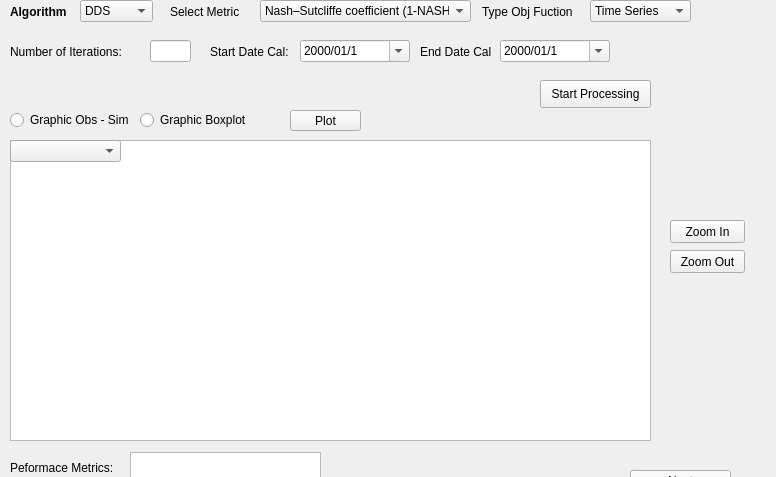
            <widget class="QWidget" name="Step4">
             <property name="geometry">
              <rect>
               <x>0</x>
               <y>0</y>
               <width>776</width>
               <height>477</height>
              </rect>
             </property>
             <attribute name="label">
              <string>Step 4 - Sediment Calibration</string>
             </attribute>
             <widget class="QComboBox" name="Tipo_Funcion_S">
              <property name="geometry">
               <rect>
                <x>590</x>
                <y>0</y>
                <width>101</width>
                <height>22</height>
               </rect>
              </property>
              <item>
               <property name="text">
                <string>Time Series</string>
               </property>
              </item>
              <item>
               <property name="text">
                <string>t-Student</string>
               </property>
              </item>
             </widget>
             <widget class="QComboBox" name="Algorithm_S">
              <property name="geometry">
               <rect>
                <x>80</x>
                <y>0</y>
                <width>73</width>
                <height>22</height>
               </rect>
              </property>
              <item>
               <property name="text">
                <string>DDS</string>
               </property>
              </item>
              <item>
               <property name="text">
                <string>LHS</string>
               </property>
              </item>
              <item>
               <property name="text">
                <string>SCE</string>
               </property>
              </item>
             </widget>
             <widget class="QLabel" name="label_19">
              <property name="geometry">
               <rect>
                <x>210</x>
                <y>44</y>
                <width>141</width>
                <height>16</height>
               </rect>
              </property>
              <property name="text">
               <string>&lt;html&gt;&lt;head/&gt;&lt;body&gt;&lt;p&gt;Start Date Cal:&lt;/p&gt;&lt;/body&gt;&lt;/html&gt;</string>
              </property>
             </widget>
             <widget class="QPlainTextEdit" name="Peformance_S">
              <property name="geometry">
               <rect>
                <x>130</x>
                <y>452</y>
                <width>191</width>
                <height>31</height>
               </rect>
              </property>
             </widget>
             <widget class="QLabel" name="label_124">
              <property name="geometry">
               <rect>
                <x>10</x>
                <y>460</y>
                <width>181</width>
                <height>16</height>
               </rect>
              </property>
              <property name="text">
               <string>&lt;html&gt;&lt;head/&gt;&lt;body&gt;&lt;p&gt;&lt;span style=&quot; font-size:9pt;&quot;&gt;Peformace Metrics:&lt;/span&gt;&lt;/p&gt;&lt;/body&gt;&lt;/html&gt;</string>
              </property>
             </widget>
             <widget class="QComboBox" name="Metricas_S">
              <property name="geometry">
               <rect>
                <x>260</x>
                <y>0</y>
                <width>211</width>
                <height>22</height>
               </rect>
              </property>
              <item>
               <property name="text">
                <string>Nash–Sutcliffe coefficient (1-NASH)</string>
               </property>
              </item>
              <item>
               <property name="text">
                <string>Index of agreement</string>
               </property>
              </item>
              <item>
               <property name="text">
                <string>Normalized absolute error</string>
               </property>
              </item>
              <item>
               <property name="text">
                <string>Correlation Coefficient</string>
               </property>
              </item>
              <item>
               <property name="text">
                <string>Coefficient of Determination</string>
               </property>
              </item>
              <item>
               <property name="text">
                <string>Mean Squared Error</string>
               </property>
              </item>
              <item>
               <property name="text">
                <string>Root Mean Squared Error</string>
               </property>
              </item>
              <item>
               <property name="text">
                <string>Mean Absolute Error</string>
               </property>
              </item>
              <item>
               <property name="text">
                <string>Relative Root Mean Squared Error</string>
               </property>
              </item>
              <item>
               <property name="text">
                <string>Composite function (NASH - IA - EAN)</string>
               </property>
              </item>
             </widget>
             <widget class="QRadioButton" name="Plot_sim_obs_S">
              <property name="geometry">
               <rect>
                <x>10</x>
                <y>110</y>
                <width>141</width>
                <height>20</height>
               </rect>
              </property>
              <property name="text">
               <string>Graphic Obs - Sim</string>
              </property>
             </widget>
             <widget class="QDateEdit" name="end_date_S">
              <property name="geometry">
               <rect>
                <x>500</x>
                <y>40</y>
                <width>110</width>
                <height>22</height>
               </rect>
              </property>
              <property name="currentSection">
               <enum>QDateTimeEdit::YearSection</enum>
              </property>
              <property name="displayFormat">
               <string>yyyy/MM/d</string>
              </property>
              <property name="calendarPopup">
               <bool>true</bool>
              </property>
              <property name="timeSpec">
               <enum>Qt::LocalTime</enum>
              </property>
             </widget>
             <widget class="QLabel" name="label_48">
              <property name="geometry">
               <rect>
                <x>10</x>
                <y>4</y>
                <width>61</width>
                <height>16</height>
               </rect>
              </property>
              <property name="text">
               <string>&lt;html&gt;&lt;head/&gt;&lt;body&gt;&lt;p&gt;&lt;span style=&quot; font-size:9pt; font-weight:600;&quot;&gt;Algorithm&lt;/span&gt;&lt;/p&gt;&lt;/body&gt;&lt;/html&gt;</string>
              </property>
             </widget>
             <widget class="QLabel" name="label_51">
              <property name="geometry">
               <rect>
                <x>482</x>
                <y>4</y>
                <width>121</width>
                <height>16</height>
               </rect>
              </property>
              <property name="text">
               <string>&lt;html&gt;&lt;head/&gt;&lt;body&gt;&lt;p&gt;&lt;span style=&quot; font-size:9pt;&quot;&gt;Type Obj Fuction&lt;/span&gt;&lt;/p&gt;&lt;/body&gt;&lt;/html&gt;</string>
              </property>
             </widget>
             <widget class="QPushButton" name="Plot_G_S">
              <property name="geometry">
               <rect>
                <x>290</x>
                <y>110</y>
                <width>71</width>
                <height>21</height>
               </rect>
              </property>
              <property name="text">
               <string>Plot</string>
              </property>
             </widget>
             <widget class="QPushButton" name="Next_Step_4">
              <property name="geometry">
               <rect>
                <x>630</x>
                <y>470</y>
                <width>101</width>
                <height>21</height>
               </rect>
              </property>
              <property name="text">
               <string>Next</string>
              </property>
             </widget>
             <widget class="QPushButton" name="Run_process_Cal_S">
              <property name="geometry">
               <rect>
                <x>540</x>
                <y>80</y>
                <width>111</width>
                <height>28</height>
               </rect>
              </property>
              <property name="text">
               <string>Start Processing</string>
              </property>
             </widget>
             <widget class="QLabel" name="label_125">
              <property name="geometry">
               <rect>
                <x>10</x>
                <y>44</y>
                <width>181</width>
                <height>16</height>
               </rect>
              </property>
              <property name="text">
               <string>&lt;html&gt;&lt;head/&gt;&lt;body&gt;&lt;p&gt;&lt;span style=&quot; font-size:9pt;&quot;&gt;Number of Iterations:&lt;/span&gt;&lt;/p&gt;&lt;/body&gt;&lt;/html&gt;</string>
              </property>
             </widget>
             <widget class="QPushButton" name="zoom_out_button_S">
              <property name="geometry">
               <rect>
                <x>670</x>
                <y>250</y>
                <width>75</width>
                <height>23</height>
               </rect>
              </property>
              <property name="text">
               <string>Zoom Out</string>
              </property>
             </widget>
             <widget class="QDateEdit" name="start_date_S">
              <property name="geometry">
               <rect>
                <x>300</x>
                <y>40</y>
                <width>110</width>
                <height>22</height>
               </rect>
              </property>
              <property name="currentSection">
               <enum>QDateTimeEdit::YearSection</enum>
              </property>
              <property name="displayFormat">
               <string>yyyy/MM/d</string>
              </property>
              <property name="calendarPopup">
               <bool>true</bool>
              </property>
              <property name="timeSpec">
               <enum>Qt::LocalTime</enum>
              </property>
             </widget>
             <widget class="QLineEdit" name="QNumIter_S">
              <property name="geometry">
               <rect>
                <x>150</x>
                <y>40</y>
                <width>41</width>
                <height>22</height>
               </rect>
              </property>
             </widget>
             <widget class="QLabel" name="label_49">
              <property name="geometry">
               <rect>
                <x>170</x>
                <y>4</y>
                <width>81</width>
                <height>16</height>
               </rect>
              </property>
              <property name="text">
               <string>&lt;html&gt;&lt;head/&gt;&lt;body&gt;&lt;p&gt;&lt;span style=&quot; font-size:9pt;&quot;&gt;Select Metric&lt;/span&gt;&lt;/p&gt;&lt;/body&gt;&lt;/html&gt;</string>
              </property>
             </widget>
             <widget class="QPushButton" name="zoom_in_button_S">
              <property name="geometry">
               <rect>
                <x>670</x>
                <y>220</y>
                <width>75</width>
                <height>23</height>
               </rect>
              </property>
              <property name="text">
               <string>Zoom In</string>
              </property>
             </widget>
             <widget class="QLabel" name="label_20">
              <property name="geometry">
               <rect>
                <x>420</x>
                <y>44</y>
                <width>131</width>
                <height>16</height>
               </rect>
              </property>
              <property name="text">
               <string>&lt;html&gt;&lt;head/&gt;&lt;body&gt;&lt;p&gt;End Date Cal&lt;/p&gt;&lt;/body&gt;&lt;/html&gt;</string>
              </property>
             </widget>
             <widget class="QGraphicsView" name="graphicsView_S">
              <property name="geometry">
               <rect>
                <x>10</x>
                <y>140</y>
                <width>641</width>
                <height>301</height>
               </rect>
              </property>
             </widget>
             <widget class="QComboBox" name="comboBox_S">
              <property name="geometry">
               <rect>
                <x>10</x>
                <y>140</y>
                <width>111</width>
                <height>22</height>
               </rect>
              </property>
             </widget>
             <widget class="QRadioButton" name="Plot_Box_S">
              <property name="geometry">
               <rect>
                <x>140</x>
                <y>110</y>
                <width>141</width>
                <height>20</height>
               </rect>
              </property>
              <property name="text">
               <string>Graphic Boxplot </string>
              </property>
             </widget>
            </widget>
